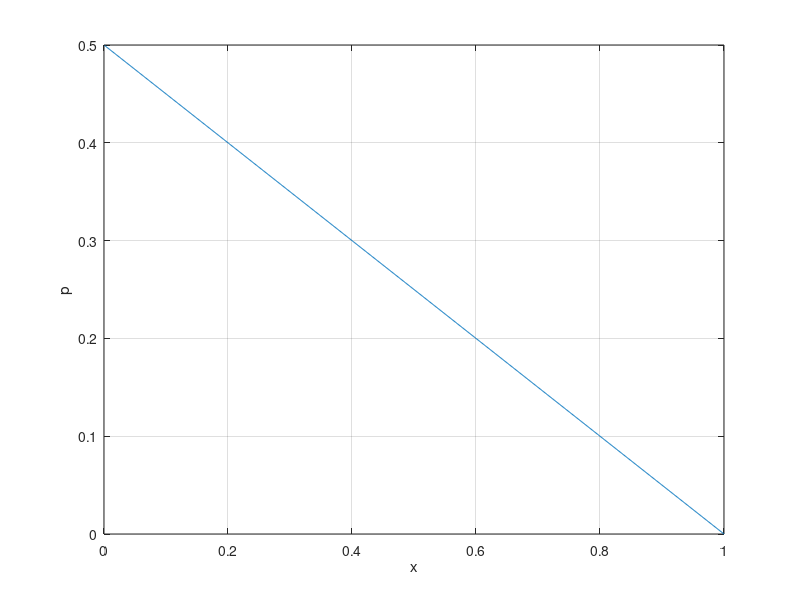
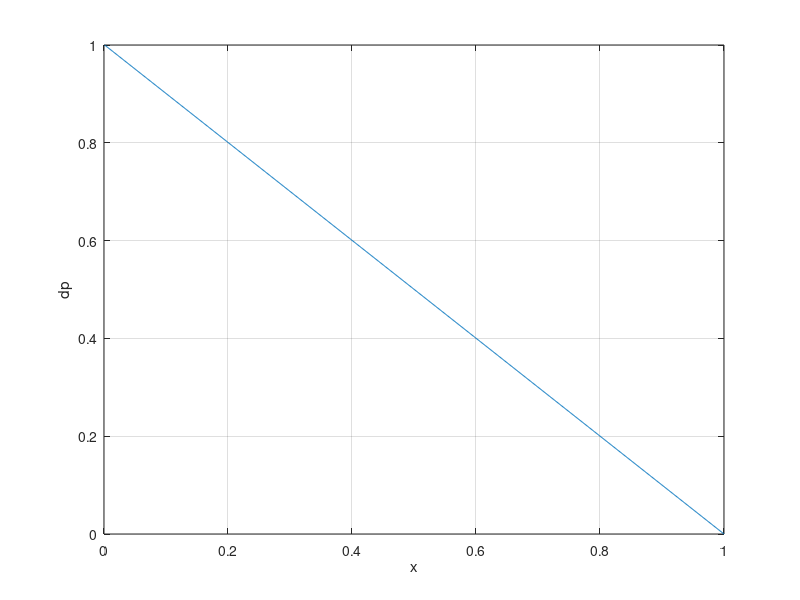
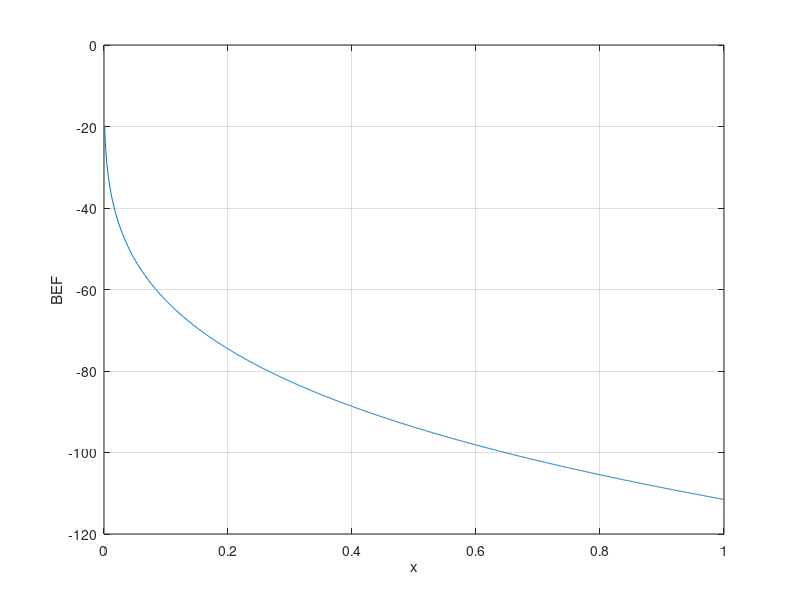
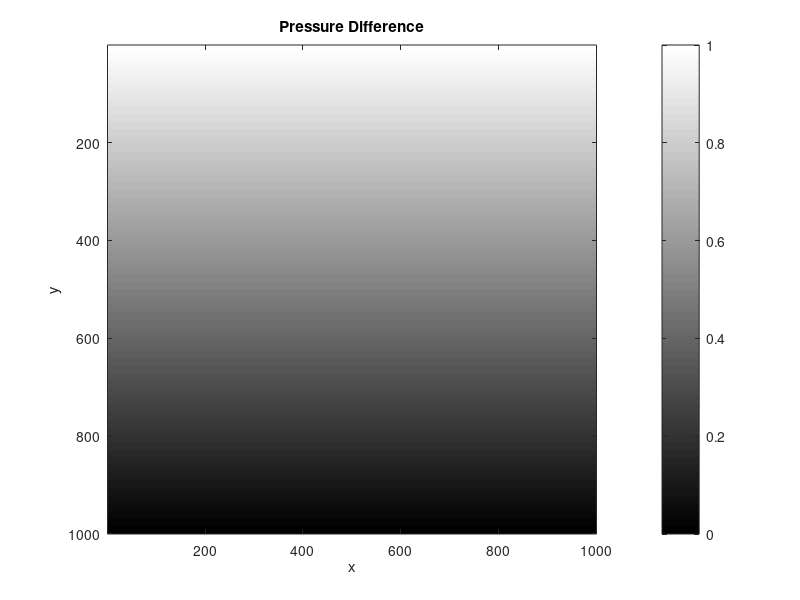

The MATLAB script that drew these images, in order:
%% This program generates the base flow surface pressure and BEF fields (images)
%% using the Falkner-Skan flow solution.  

clear all
close all

%% flow parameters
roh=1; % kg/m^3
vis_kine=1.5*10^(-5); % m^2/s
V=1; % m/s
q_inf=0.5*roh*V^2; % Pa

%% normalized x-coordinate
x=[0.001:0.001:1]; % eta=x/b

%% outer flow pressure distribution
m=0.5; % power-law exponent if the outer flow U(x) = Cx^m
a=1;
f2=0.749*m.^0.5049+0.4696; % m=0-1
%f2=1.696*m+0.4741; % m=0-0.2
p=q_inf-0.5*roh*a^2*x.^(2*m);


figure(1);
plot(x,p);
grid;
xlabel('x');
ylabel('p');


%% normalized pressure difference and BEF
dp0=((p-min(p))/(max(p)-min(p)))'; % Pa

vis_dyn=vis_kine*roh;
beta=2*m/(m+1);
bef0=-vis_dyn*beta*(0.5*(m+1)*a/vis_kine)^(3/2)*a^2*f2*(x').^((7*m-3)/2);

figure(2);
plot(x,dp0);
grid;
xlabel('x');
ylabel('dp');

figure(3);
plot(x,bef0);
grid;
xlabel('x');
ylabel('BEF');


%% pressure difference and BEF fields (images)
k=1;
N=1000;
dp=[];
bef=[];
while k<=N
    dp=[dp dp0];
    bef=[bef bef0];
    k=k+1;
end


figure(4);
imagesc(dp);
colormap(gray);
colorbar;
axis image;
xlabel('x');
ylabel('y');
title('Pressure Difference');


figure(5);
imagesc(bef);
colormap(gray);
colorbar;
axis image;
xlabel('x');
ylabel('y');
title('BEF');


% save dp_Falkner_Skan_m0p5.dat dp -ascii;
% save bef_Falkner_Skan_m0p5.dat bef -ascii;















